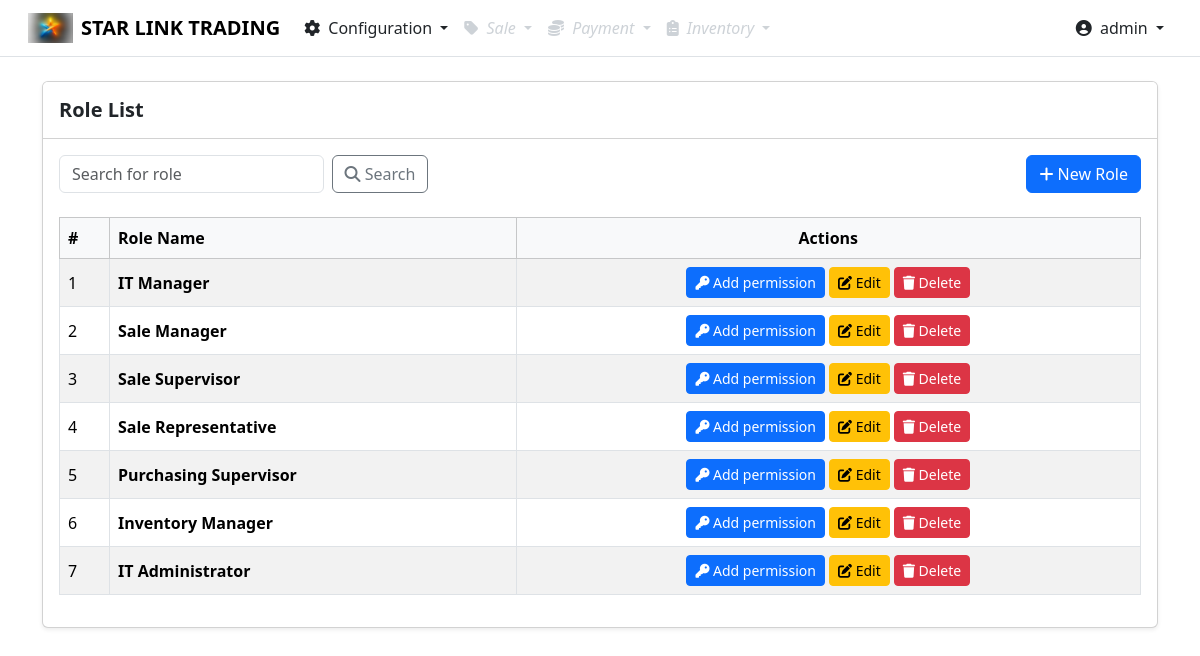
Page /portal/role-list (signed in) on the committed database.
### webapp/models.py (models this page shows, shortened)
class Menu(models.Model):
    name = models.CharField(max_length=100)
    url_name = models.CharField(
        max_length=100,
        blank=True,      # allows empty in forms
        null=True,       # allows NULL in database
        help_text="Django URL name (e.g. user_list, dashboard)"
    )
    icon = models.CharField(max_length=50, blank=True, null=True)
    parent = models.ForeignKey(
        'self',
        null=True,
        blank=True,
        related_name='children',
        on_delete=models.PROTECT
    )
    groups = models.ManyToManyField(
        Group,
        blank=True,
        help_text="Which roles can see this menu"
    )
    order = models.PositiveIntegerField(default=0)
    is_active = models.BooleanField(default=True)
    class Meta:
        ordering = ['order']

class PortalUser(AbstractUser):
    username = models.CharField(
        max_length=150,
        unique=True,
        error_messages={
            "unique": "This username already exists."
        }
    )
    email = None  # remove email field
    groups = models.ManyToManyField(
        Group,
        blank=True,
        related_name='portal_users'
    )
    USERNAME_FIELD = 'username'
    REQUIRED_FIELDS = []
    objects = PortalUserManager()

### webapp/views.py (the view)
# urls.py: path('role-list', views.role_list_view, name='role_list'),  # <- name='login'
@login_required
@user_passes_test(lambda u: u.is_superuser)
def role_list_view(request):
    try:
        query = request.GET.get('q', '').strip()
        if query:
            roles = Group.objects.filter(name__icontains=query)
        else:
            roles = Group.objects.all()
    except Exception as e:
        messages.error(request, f"Error loading roles: {e}")
        roles = Group.objects.none()
    return render(request, Url.RoleListPage, {
        'roles': roles,
        'query': query
    })

### webapp/context_processors.py (called while the page is built)
def dynamic_menu(request):
    if not request.user.is_authenticated:
        return {'menus': []}
    user = request.user
    user_groups = user.groups.all()
    if user.is_superuser:
        menus = Menu.objects.filter(parent__isnull=True).order_by('order')
    else:
        menus = Menu.objects.filter(
            parent__isnull=True
        ).filter(
            models.Q(groups__in=user_groups) | models.Q(groups__isnull=True)
        ).distinct().order_by('order')
    menus = Menu.objects.filter(
        parent__isnull=True,
        is_active=True
    ).prefetch_related("children__children").order_by("order")
    return {'menus': menus}

### webapp/templatetags/menu_tags.py (called while the page is built)
@register.inclusion_tag('webapp/menu_recursive.html', takes_context=True)
def render_menu(context, menus):
    user = context['request'].user
    return {
        'menus': menus,
        'user': user,   # pass user to template
    }

@register.filter
def has_group(user, groups):
    if not user or not user.is_authenticated:
        return False
    if user.is_superuser:
        return user.groups.filter(id__in=groups.values_list('id', flat=True)).exists()
    return user.groups.filter(id__in=groups.values_list('id', flat=True)).exists()

### webapp/templates/webapp/rolelist.html (shortened to what this page needs)
{% extends 'webapp/layout.html' %}
{% block content %}
<div class="card shadow-sm">
    <div class="card-header bg-white py-3">
        <h3 class="mb-0 h5 fw-bold">Role List</h3>
    </div>
    <div class="card-body">
        <form method="get" class="mb-4">
            <div class="row g-2">
                <div class="col-12 col-md-4 col-lg-3">
                    <input type="text" name="q" class="form-control" placeholder="Search for role" value="{{ request.GET.q }}">
                </div>
                <div class="col-auto">
                    <button class="btn btn-outline-secondary" type="submit">
                        <i class="fa fa-search"></i> Search
                    </button>
                </div>
                <div class="col-12 col-sm-auto ms-sm-auto">
                    <a href="{% url 'create_role' %}" class="btn btn-primary w-100">
                        <i class="fa fa-plus"></i> New Role
                    </a>
                </div>
            </div>
        </form>
        <div class="table-responsive">
            <table class="table table-bordered table-striped align-middle">
                <thead class="table-light">
                    <tr>
                        <th style="width: 50px;">#</th>
                        <th>Role Name</th>
                        <th class="text-center">Actions</th>
                    </tr>
                </thead>
                <tbody>
                    {% for role in roles %}
                    <tr>
                        <td>{{ forloop.counter }}</td>
                        <td class="fw-bold">{{ role.name }}</td>
                        <td class="text-nowrap">
                            <div class="d-flex justify-content-center gap-1">
                                <a href="{% url 'assign_group_permissions' role.id %}" class="btn btn-sm btn-primary">
                                    <i class="fa fa-key"></i> <span class="d-none d-md-inline">Add permission</span>
                                </a>
                                <a href="{% url 'edit_role' role.id %}" class="btn btn-sm btn-warning">
                                    <i class="fa fa-edit"></i> Edit
                                </a>
                                <form action="{% url 'delete_role' role.id %}" method="POST" class="d-inline m-0">
                                    <button type="submit" class="btn btn-sm btn-danger"
                                            onclick="return confirm('Are you sure you want to delete this role?');">
                                        <i class="fa fa-trash"></i> Delete
                                    </button>
                                </form>
                            </div>
                        </td>
                    </tr>
                    {% empty %}
                    <tr>
                        <td colspan="3" class="text-center py-4 text-muted">No roles found.</td>
                    </tr>
                    {% endfor %}
                </tbody>
            </table>
        </div>
    </div>
</div>
{% endblock %}

### webapp/templates/webapp/layout.html (shortened to what this page needs)
<!DOCTYPE html>
<html>
<head>
    {% load static %}
    {% load menu_tags %}
    <link rel="stylesheet" href="{% static 'webapp/css/bootstrap.min.css' %}">
    <link rel="stylesheet" href="{% static 'webapp/css/all.min.css' %}">
    <link rel="stylesheet" href="{% static 'webapp/css/layout.css' %}">
    <link rel="stylesheet" href="{% static 'webapp/css/layout.min.css' %}">
</head>
<body>
<nav class="navbar navbar-expand-lg navbar-light bg-white border-bottom px-3">
    <div class="container-fluid">
        <a class="navbar-brand fw-bold d-flex align-items-center" href="/">
            <img src="{% static 'webapp/images/star-logo.png' %}" height="30" class="me-2">
            STAR LINK TRADING
        </a>
        <div class="collapse navbar-collapse" id="mainNavbar">
            <ul class="navbar-nav me-auto mb-2 mb-lg-0">
                {% render_menu menus %}
            </ul>
            <ul class="navbar-nav ms-auto">
                <li class="nav-item dropdown">
                    <a class="nav-link dropdown-toggle" href="#" id="userDropdown" role="button"
                    data-bs-toggle="dropdown" aria-expanded="false">
                    <i class="fa fa-user-circle me-1"></i> {{ request.user.username }}
                    </a>
                </li>
            </ul>
        </div>
    </div>
</nav>
<div class="container mt-4">
    {% block content %}{% endblock %}
</div>
</body>
</html>

### webapp/templates/webapp/menu_recursive.html (shortened to what this page needs)
{% load menu_tags %}
{% for menu in menus %}
    {% if not menu.parent %}
        {% if menu.children.exists %}
            <li class="nav-item dropdown">
                <a class="nav-link dropdown-toggle fw-medium {% if user|has_group:menu.groups.all %}text-dark{% else %}text-muted disabled-menu{% endif %}"
                   href="#"
                   role="button"
                   data-bs-toggle="dropdown"
                   {% if not user|has_group:menu.groups.all %}onclick="return false;"{% endif %}>
                    {% if menu.icon %}<i class="fas {{ menu.icon }} me-1"></i>{% endif %}
                    {{ menu.name }}
                </a>
            </li>
        {% endif %}
    {% endif %}
{% endfor %}

### webapp/static/webapp/css/layout.css (style rules this page uses)
.nav-link, .dropdown-item { color: #212529; cursor: pointer; font-weight: 500; }
.nav-link.disabled-menu, .dropdown-item.disabled-menu, .menu-parent.disabled-menu { color: #adb5bd !important; cursor: not-allowed !important; pointer-events: none; opacity: 0.6; font-style: italic; }

### rows in the picture
Menu: name "Configuration"
Menu: name "Sale"
Menu: name "Payment"
Menu: name "Inventory"
PortalUser: user.username "admin"

### other values in the picture
{{ role.name }} "IT Manager"
{{ role.name }} "Sale Manager"
{{ role.name }} "Sale Supervisor"
{{ role.name }} "Sale Representative"
{{ role.name }} "Purchasing Supervisor"
{{ role.name }} "Inventory Manager"
{{ role.name }} "IT Administrator"
